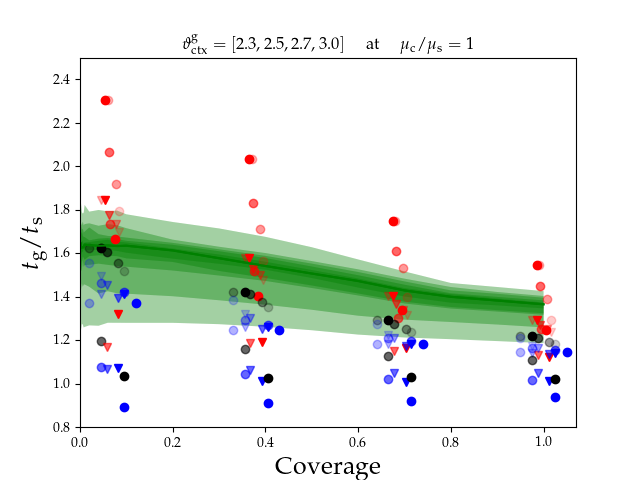

Reproduce this figure in Python.
import numpy as np
import scipy.io
from matplotlib import pyplot as plt
from matplotlib import cm

# update latex font library
plt.rcParams.update({
    "text.usetex": True,
    "font.family": "sans-serif",
    "font.sans-serif": ["Helvetica"]})
# for Palatino and other serif fonts use:
plt.rcParams.update({
    "text.usetex": True,
    "font.family": "serif",
    "font.serif": ["Palatino"],
})



# Read in human brain data
brain_data = np.loadtxt("human_t_ratios.txt", dtype='f')
# array stores coverage 
coverage = brain_data[:,0]
# get rid of the first col and now matrix stores only brain data 
brain_data = brain_data[:,1:]
# transpose
brain_data = brain_data.T
    
# data
#t = np.linspace(0,100,100)
#y_ = 5 * np.sin(t/10) + 4*np.random.randn(100*10).reshape(10, 100)

t = coverage
y_ = brain_data




# here is the tsplot function for plotting the data with percentile bands

def tsplot(x, y, n=20, percentile_min=1, percentile_max=99, color='r', plot_mean=True, plot_median=False, line_color='k', **kwargs):
    # calculate the lower and upper percentile groups, skipping 50 percentile
    perc1 = np.percentile(y, np.linspace(percentile_min, 50, num=n, endpoint=False), axis=0)
    perc2 = np.percentile(y, np.linspace(50, percentile_max, num=n+1)[1:], axis=0)

    if 'alpha' in kwargs:
        alpha = kwargs.pop('alpha')
    else:
        alpha = 1/n
    # fill lower and upper percentile groups
    for p1, p2 in zip(perc1, perc2):
        plt.fill_between(x, p1, p2, alpha=alpha, color=color, edgecolor=None)


    if plot_mean:
        plt.plot(x, np.mean(y, axis=0), color=line_color)



    if plot_median:
        plt.plot(x, np.median(y, axis=0), color=line_color)
    
    return plt.gca()    


# data from simulation (different stiffness ratio @ thetag = 3)
# offset parameters
fac1 = 0.1
fac2 = 0.05
fac3 = 0.1
fac4 = 0.05
fac5 = 0.02

# transparency 
light = 0.3
med = 0.6 
dark = 1.0 


# beta=1, thetag = 3.0
plt.plot(np.array([0.07,0.38,0.69,1.0])-2.0/4.0*fac1,np.array([1.372,1.247,1.181,1.144]),'bo',alpha=light)# A=-2
plt.plot(np.array([0.07,0.38,0.69,1.0])-2.0/4.0*fac2,np.array([1.4122,1.2621,1.1813,1.1414]),'bv',alpha=light)# A=-1
plt.plot(np.array([0.07,0.38,0.69,1.0])-2.0/4.0*fac3,np.array([1.623,1.42,1.291,1.221]),'ko',alpha=light)# A=0
plt.plot(np.array([0.07,0.38,0.69,1.0])-2.0/4.0*fac4,np.array([1.845,1.577,1.404,1.294]),'rv',alpha=light)# A=1
plt.plot(np.array([0.07,0.38,0.69,1.0])-2.0/4.0*fac5,np.array([2.3040,2.0357,1.7463,1.5445]),'ro',alpha=light)# A=2

# beta=3, thetag = 3.0
plt.plot(np.array([0.07,0.38,0.69,1.0])-1.0/4.0*fac1,np.array([1.0761,1.0429,1.0217,1.0168]),'bo',alpha=med) # A=-2
plt.plot(np.array([0.07,0.38,0.69,1.0])-1.0/4.0*fac2,np.array([1.0694,1.0631,1.0483,1.0477]),'bv',alpha=med)# A=-1
plt.plot(np.array([0.07,0.38,0.69,1.0])-1.0/4.0*fac3,np.array([1.1944,1.1618,1.1268,1.1086]),'ko',alpha=med)# A=0
plt.plot(np.array([0.07,0.38,0.69,1.0])-1.0/4.0*fac4,np.array([1.1705,1.1861,1.1521,1.1309]),'rv',alpha=med)# A=1
plt.plot(np.array([0.07,0.38,0.69,1.0])-1.0/4.0*fac5,np.array([1.7366,1.5167,1.3035,1.2498]),'ro',alpha=med)# A=2

# beta=5, thetag = 3.0
plt.plot(np.array([0.07,0.38,0.69,1.0])+1.0/4.0*fac1,np.array([0.8927,0.9104,0.9205,0.94]),'bo',alpha=dark) # A=-2
plt.plot(np.array([0.07,0.38,0.69,1.0])+1.0/4.0*fac2,np.array([1.0712,1.0130,1.0087,1.0129]),'bv',alpha=dark)# A=-1
plt.plot(np.array([0.07,0.38,0.69,1.0])+1.0/4.0*fac3,np.array([1.035,1.0243,1.03,1.0218]),'ko',alpha=dark)# A=0
plt.plot(np.array([0.07,0.38,0.69,1.0])+1.0/4.0*fac4,np.array([1.3227,1.1935,1.1651,1.121]),'rv',alpha=dark)# A=1
plt.plot(np.array([0.07,0.38,0.69,1.0])+1.0/4.0*fac5,np.array([1.6653,1.402,1.3413,1.2469]),'ro',alpha=dark)# A=2

plt.xlim((0.0, 1.05)) 
plt.ylim((0.8, 2.5)) 


plt.xlabel('Coverage',fontsize=18)
plt.ylabel('$t_{\mathrm{g}}/t_{\mathrm{s}}$',fontsize=18)
plt.title('$\mu_{\mathrm{c}}/\mu_{\mathrm{s}} = [1,3,5]\quad$ at $\quad\\vartheta^{\mathrm{g}}_{\mathrm{ctx}}=3$')

# here I call tsplot to plot the percentile band 
tsplot(t, y_, n=5, percentile_min=0.0, percentile_max=100.0, plot_median=True, plot_mean=False, color='g', line_color='g')





# data from simulation (different differerent growth levels @ stiffness ratio = 1)
# offset parameters
fac1 = -0.1
fac2 = -0.05
fac3 = 0.05
fac4 = 0.03
fac5 = 0.03

# transparency 
light = 0.2
med_light = 0.4
med_dark = 0.6
dark = 1.0 

# thetag = 2.3 
plt.plot(np.array([0.07,0.38,0.69,1.0])+2.0/4.0*fac1,np.array([1.5568,1.3860,1.2732,1.2123]),'bo',alpha=light)# A=-2 
plt.plot(np.array([0.07,0.38,0.69,1.0])+2.0/4.0*fac2,np.array([1.4967,1.3219,1.2234,1.1728]),'bv',alpha=light)# A=-1
plt.plot(np.array([0.07,0.38,0.69,1.0])+2.0/4.0*fac3,np.array([1.5206,1.3511,1.2392,1.1829]),'ko',alpha=light)# A=0 
plt.plot(np.array([0.07,0.38,0.69,1.0])+2.0/4.0*fac4,np.array([1.6971,1.4769,1.316,1.2387]),'rv',alpha=light)# A=1 
plt.plot(np.array([0.07,0.38,0.69,1.0])+2.0/4.0*fac5,np.array([1.7948,1.5664,1.3980,1.2935]),'ro',alpha=light)# A=2 

# thetag = 2.5
plt.plot(np.array([0.07,0.38,0.69,1.0])+1.0/4.0*fac1,np.array([1.4646,1.2931,1.2122,1.1644]),'bo',alpha=med_light)# A=-2 
plt.plot(np.array([0.07,0.38,0.69,1.0])+1.0/4.0*fac2,np.array([1.4528,1.3044,1.2115,1.1644]),'bv',alpha=med_light)# A=-1
plt.plot(np.array([0.07,0.38,0.69,1.0])+1.0/4.0*fac3,np.array([1.5557,1.3739,1.2511,1.1926]),'ko',alpha=med_light)# A=0 
plt.plot(np.array([0.07,0.38,0.69,1.0])+1.0/4.0*fac4,np.array([1.7368,1.5016,1.3404,1.2533]),'rv',alpha=med_light)# A=1 
plt.plot(np.array([0.07,0.38,0.69,1.0])+1.0/4.0*fac5,np.array([1.9186,1.7108,1.5325,1.3894]),'ro',alpha=med_light)# A=2 


# thetag = 2.7
plt.plot(np.array([0.07,0.38,0.69,1.0])-1.0/4.0*fac1,np.array([1.4216,1.2712,1.1986,1.1557]),'bo',alpha=med_dark)# A=-2 
plt.plot(np.array([0.07,0.38,0.69,1.0])-1.0/4.0*fac2,np.array([1.3932,1.2532,1.1748,1.1371]),'bv',alpha=med_dark)# A=-1 
plt.plot(np.array([0.07,0.38,0.69,1.0])-1.0/4.0*fac3,np.array([1.6073,1.4118,1.2755,1.2113]),'ko',alpha=med_dark)# A=0 
plt.plot(np.array([0.07,0.38,0.69,1.0])-1.0/4.0*fac4,np.array([1.7747,1.5257,1.3678,1.2702]),'rv',alpha=med_dark)# A=1 
plt.plot(np.array([0.07,0.38,0.69,1.0])-1.0/4.0*fac5,np.array([2.0656,1.8293,1.6110,1.4488]),'ro',alpha=med_dark)# A=2 


# thetag = 3.0
plt.plot(np.array([0.07,0.38,0.69,1.0])-2.0/4.0*fac1,np.array([1.372,1.247,1.181,1.144]),'bo',alpha=dark)# A=-2 
plt.plot(np.array([0.07,0.38,0.69,1.0])-2.0/4.0*fac2,np.array([1.4122,1.2621,1.1813,1.1414]),'bv',alpha=dark)# A=-1
plt.plot(np.array([0.07,0.38,0.69,1.0])-2.0/4.0*fac3,np.array([1.623,1.42,1.291,1.221]),'ko',alpha=dark)# A=0
plt.plot(np.array([0.07,0.38,0.69,1.0])-2.0/4.0*fac4,np.array([1.845,1.577,1.404,1.294]),'rv',alpha=dark)# A=1
plt.plot(np.array([0.07,0.38,0.69,1.0])-2.0/4.0*fac5,np.array([2.3040,2.0357,1.7463,1.5445]),'ro',alpha=dark)# A=2




plt.xlim((0.0, 1.07)) 
plt.ylim((0.8, 2.5)) 


plt.xlabel('Coverage',fontsize=18)
plt.ylabel('$t_{\mathrm{g}}/t_{\mathrm{s}}$',fontsize=18)
plt.title('$\\vartheta^{\mathrm{g}}_{\mathrm{ctx}}=[2.3, 2.5, 2.7, 3.0]\quad$ at $\quad\mu_{\mathrm{c}}/\mu_{\mathrm{s}} = 1$')




# here I call tsplot to plot the percentile band 
tsplot(t, y_, n=5, percentile_min=0.0, percentile_max=100.0, plot_median=True, plot_mean=False, color='g', line_color='g')

plt.savefig("Fig9.png")